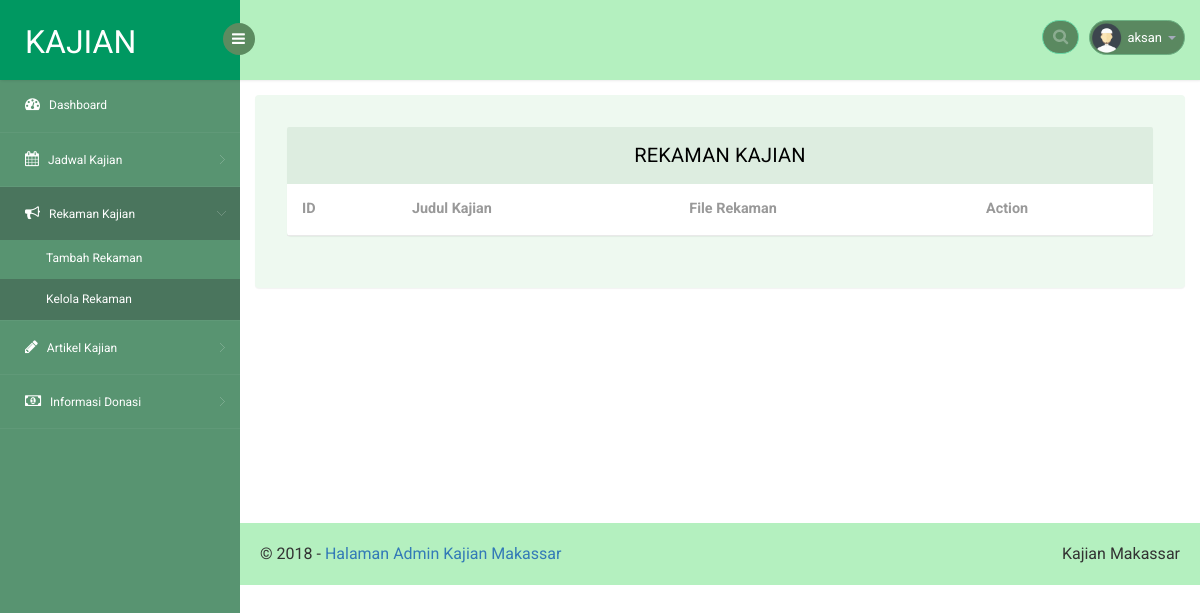
The page /web/rekamankajian.php (signed in) on the database as committed earlier.
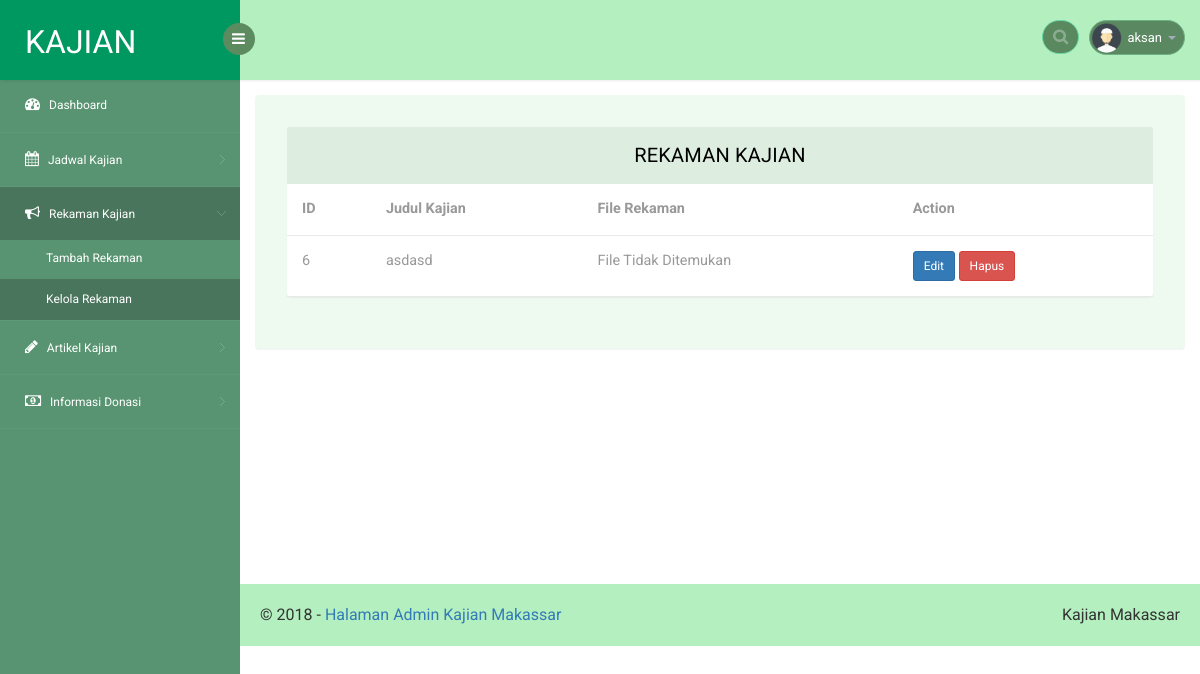
The same page on the database as committed later.
### tables this page shows
CREATE TABLE `rekaman_kajian` (
  `id` int(11) NOT NULL,
  `judul` varchar(50) NOT NULL,
  `rekaman` text NOT NULL
);

### web/connect.php (called while the page is built, shortened)
<?php
	$link = "http://localhost/kajian-sunnah/web";
 ?>

### web/rekamankajian.php (the view, shortened to what the changed rows need)
<?php
include "connect.php";
if (!isset($_SESSION['nama_user'])) {
  header('location:'.$link.'/login.php');
}elseif (isset($_SESSION['nama_user'])) {
 ?>
 <!DOCTYPE html>
 <head>
    <link rel="stylesheet" href="css/bootstrap.min.css" >
    <link href="css/style.css" rel='stylesheet' type='text/css' />
    <link href="css/style-responsive.css" rel="stylesheet"/>
    <link rel="stylesheet" href="css/font.css" type="text/css"/>
    <link href="css/font-awesome.css" rel="stylesheet">
    <link rel="stylesheet" href="css/morris.css" type="text/css"/>
    <link rel="stylesheet" href="css/monthly.css">
</head>
<body>
    <section id="container">
        <section id="main-content">
         <section class="wrapper">
          <div class="table-agile-info">
           <div class="panel panel-default">
              <div>
                <table class="table" ui-jq="footable" ui-options='{
                  "paging": {
                    "enabled": true
                  },
                  "filtering": {
                    "enabled": true
                  },
                  "sorting": {
                    "enabled": true
                  }}'>
                  <thead>
                    <tr>
                      <th data-breakpoints="xs">ID</th>
                      <th>Judul Kajian</th>
                      <th>File Rekaman</th>
                      <th>Action</th>
                    </tr>
                  </thead>
                  <tbody>
                    <?php
                      $query = "SELECT * FROM rekaman_kajian";
                      $result = $conn->query($query);
                      while ($row = $result->fetch_assoc()) {
                     ?>
                    <tr>
                      <td><?php echo $row['id']; ?></td>
                      <td><?php echo $row['judul'];?></td>
                      <td>
                        <?php
                          if (file_exists("file/".$row['rekaman'])==1) {
                            ?>
                            <audio controls>
                              <source src="file/<?php echo $row['rekaman']; ?>" />
                            </audio>
                            <?php
                          } else{
                            echo "File Tidak Ditemukan";
                          }?><br>
                      </td>
                      <td>
                        <button type="button" class="btn btn-sm btn-primary" data-toggle="modal" data-target="#myModal<?php echo $row['id'] ?>">Edit</button>
                        <a onclick="return confirm('Hapus Rekaman <?php echo $row['judul']; ?>?')" href="<?php echo $link; ?>/proses/crud-rekaman.php?hapus=<?php echo $row['id'] ?>"><button type="button" class="btn btn-sm btn-danger">Hapus</button></a>
                      </td>
                    </tr>
                    <?php } ?>
                  </tbody>
                </table>
              </div>
            </div>
          </div>
         </section>
       </section>
</section>
</body>
</html>
<?php
}
?>

Rows that differ between the two databases and show on the page:
added rekaman_kajian: id "6", judul "asdasd", shows "File Tidak Ditemukan"
